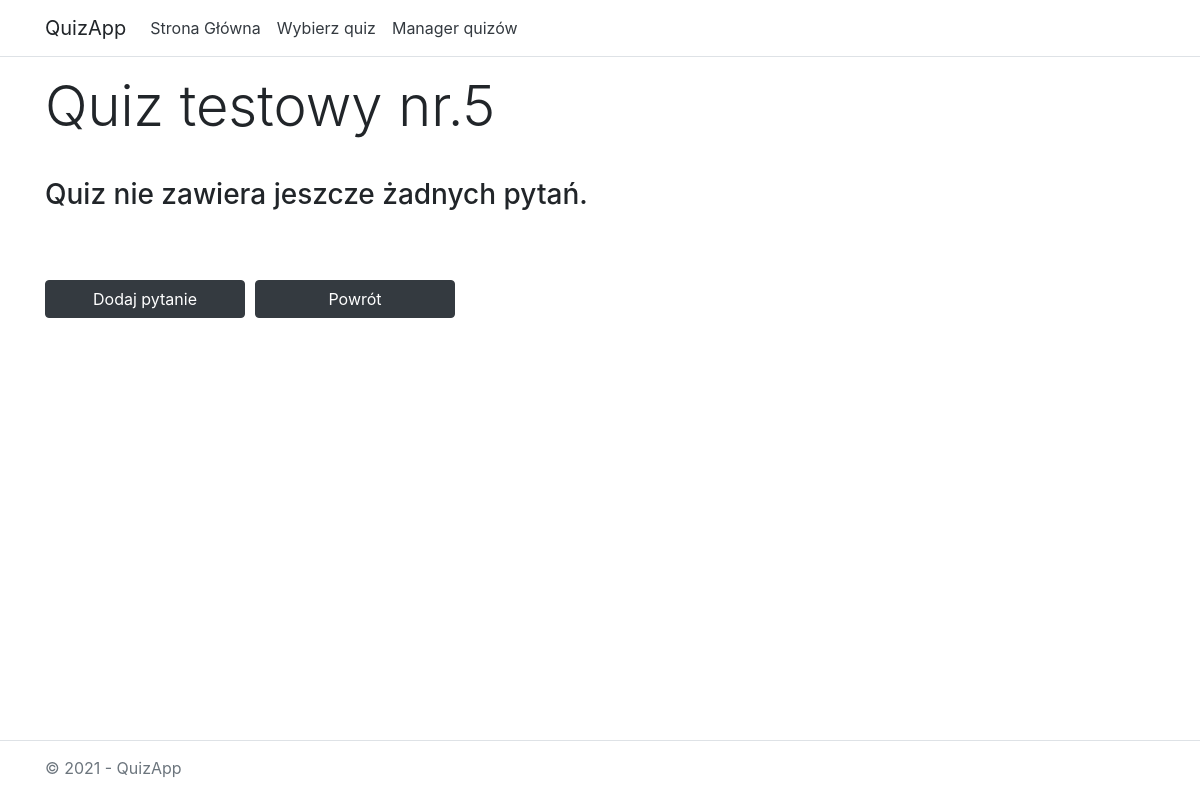
/quizzes/edit/8/, run on an earlier commit of the app's database.
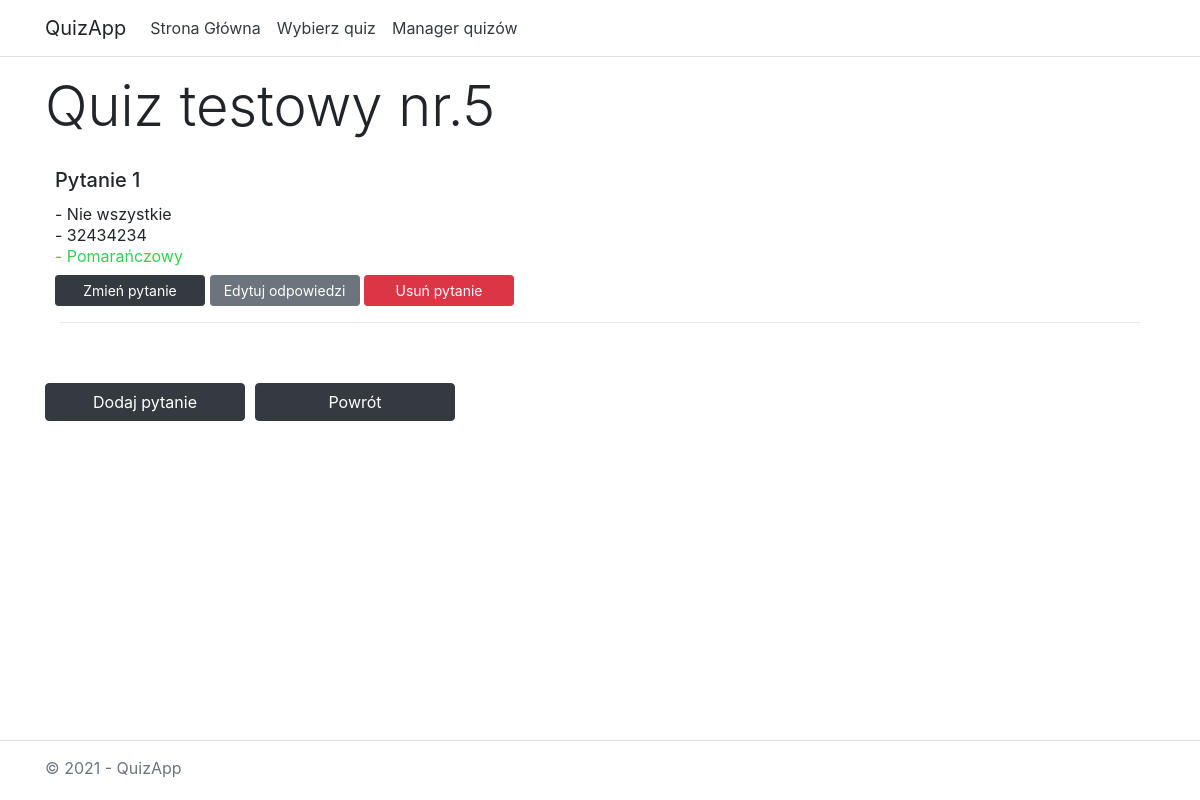
And on a later commit of the database.
### quizzes/models.py (models this page shows, shortened)
class Question(models.Model):
    quiz = models.ForeignKey(Quiz, on_delete=models.CASCADE)
    contents = models.CharField(max_length=512)

class Answer(models.Model):
    question = models.ForeignKey(Question, on_delete=models.CASCADE)
    contents = models.CharField(max_length=512)
    is_true = models.BooleanField(default=False)

### quizzes/views.py (the view)
# urls.py: path('edit/<int:quiz_id>/', views.edit, name='edit'),
def edit(request, quiz_id):
    quiz = get_object_or_404(Quiz, id=quiz_id)
    template = loader.get_template('quizzes/edit.html')
    context = {
        'quiz': quiz,
    }
    return HttpResponse(template.render(context, request))

### quizzes/templates/quizzes/edit.html (shortened to what the changed rows need)
{% load static %}
<!DOCTYPE html>
<html lang="en">
<head>
    <link rel="stylesheet" type="text/css" href="{% static 'quizzes/bootstrap.css' %}" />
</head>
<body>
    <div class="container" style="padding-bottom: 60px">
        <main role="main" class="pb-3">
            <div class="container">
                    <div class="row">
                    <h1 class="display-4">{{ quiz.title }}</h1>
                    </div>
                    {% if quiz.question_set.all|length == 0 %}
                    <div class="row" style="margin-top: 30px">
                        <h3>Quiz nie zawiera jeszcze żadnych pytań.</h3>
                    </div>
                    {% else %}
                    {% for question in quiz.question_set.all %}
                        <div class="row" style="margin-left: -5px">
                            <div class="media">
                                <div class="media-body">
                                    <h5 style="margin-top: 20px; margin-bottom: 20px">{{ question.contents }}</h5>
                                        {% for answer in question.answer_set.all %}
                                            {% if answer.is_true %}
                                            <p style="line-height: 5px; color: #34ce57" id="answer{{ forloop.counter }}" type="radio" > - {{ answer.contents }}</p>
                                            {% else %}
                                            <p style="line-height: 5px" id="answer{{ forloop.counter }}" type="radio" > - {{ answer.contents }}</p>
                                            {% endif %}
                                        {% endfor %}
                                        <button onclick="toggle('updateQuestionDiv{{ question.id }}')" id="updateQuestion" class="btn btn-dark btn-sm" style="width: 150px" >Zmień pytanie</button>
                                        <a href="{% url 'edit_question' question.id %}" class="btn btn-secondary btn-sm" role="button" style="color:white; width: 150px">Edytuj odpowiedzi</a>
                                        <a href="{% url 'delete_question' question.id %}" class="btn btn-danger btn-sm" role="button" style="color:white; width: 150px">Usuń pytanie</a>
                                </div>
                            </div>
                        </div>
                        <hr>
                    {% endfor %}
                    {% endif %}
                    <div class="row" style="margin-top: 60px">
                        <button onclick="toggle('addNewQuestionDiv')" id="addNewQuestion" class="btn btn-dark" style="width: 200px">Dodaj pytanie</button>
                        <a href="/quizzes/manage" class="btn btn-dark" style="width: 200px; margin-left: 10px">Powrót</a>
                    </div>
            </div>
        </main>
    </div>
</body>
</html>

What changed in the data, as far as the page shows it:
added Question: contents "Pytanie 1"
added Answer: contents "Nie wszystkie"
added Answer: contents "32434234"
added Answer: contents "Pomarańczowy"
Also different on the page:
text no longer shown: "Quiz nie zawiera jeszcze żadnych pytań."
